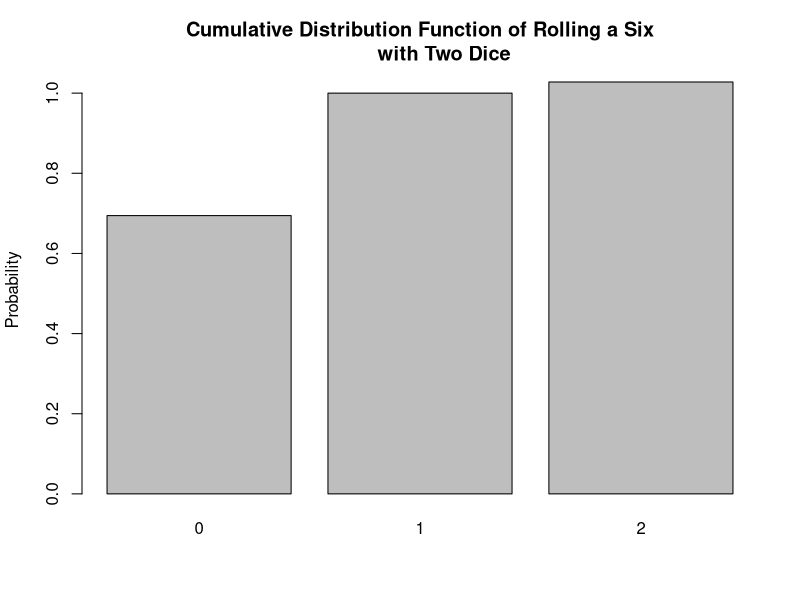
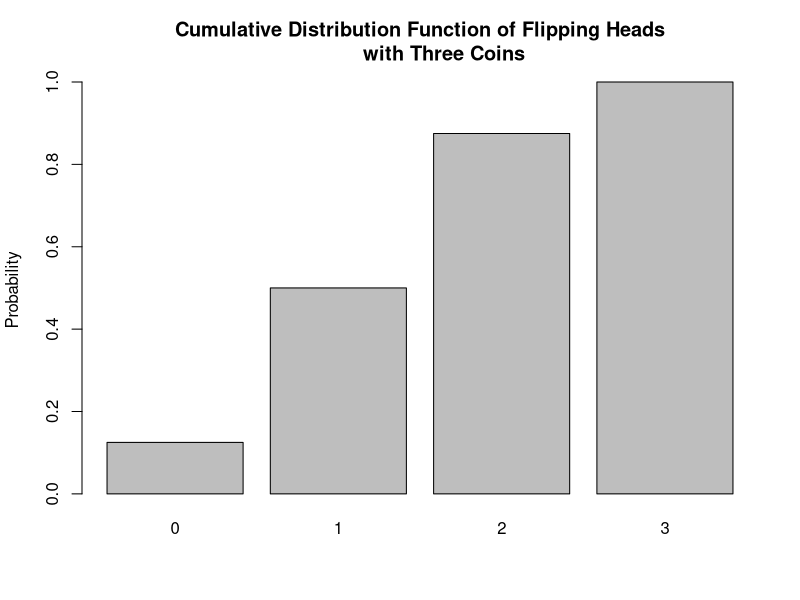

Recreate these plots in R, in order.
# 8a)
dice_outcomes <- c(0, 1, 2) # All the outcomes of rolling a six with two dice
probability_dice <- c(25/36, 11/36, 1/36) 
# Different probability of rolling a six in two rolls

dice_cdf <- cumsum(probability_dice) 
# Creating a cdf for the probability of rolling a six with two dice

barplot(dice_cdf, names.arg = dice_outcomes, ylab = 'Probability',
        main = "Cumulative Distribution Function of Rolling a Six
        with Two Dice") 
# Creating a barplot for the created cdf

# 8b) 
coin_outcomes <- c(0, 1, 2, 3) 
# All the outcomes of flipping heads with three coins
probability_coin <- c(1/8, 3/8, 3/8, 1/8)
# Different probability of flipping heads with three coins

coin_cdf <- cumsum(probability_coin)
# Creating a cdf for the probability of flipping heads with three coins

barplot(coin_cdf, names.arg = coin_outcomes, ylab = 'Probability',
        main = 'Cumulative Distribution Function of Flipping Heads
        with Three Coins')

# 9)
probability <- c(1/8, 1/8, 1/8, 1/8, 1/8, 1/8, 1/8, 1/8)
# Probabilities of rolling a 8 sided dice

sample(1:8, 20, replace = TRUE, prob = probability)
# Simulation of 20 rolls of a 8 sided dice
# Returned 1 1 3 2 5 7 7 1 3 5 5 4 3 4 7 3 7 8 2 4

# 10)
sample(mtcars$mpg, 5, replace = TRUE)
# Sampleling 5 mpg values from the mtcars data
# Returned  17.8 22.8 22.8 30.4 17.3

# 11)
print(mtcars[sample(1:32, 6),])
# Print 6 random rows from mtcars

# 12)
bag <- c(rep('red', 3), rep('blue', 3), rep('green', 4)) 
# A vector representing the inside of the bag

sample(bag, 2, replace = FALSE)
# Simulation of drawing 2 balls from the bag without replacement
# Returns two color
